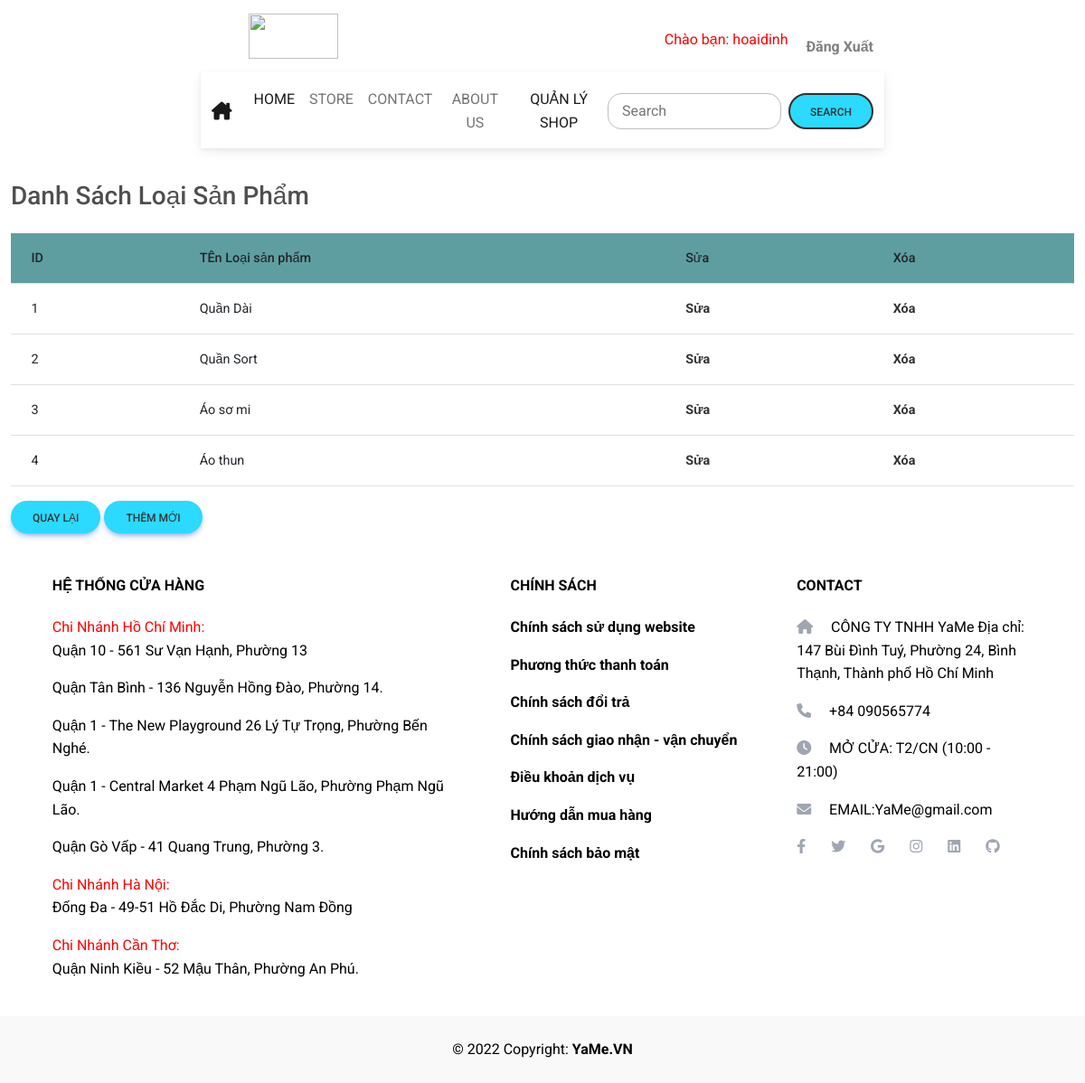
Page /DA_Nhom6_Web/admin/listcategories.php (signed in) on the committed database.
### tables this page shows
CREATE TABLE `loaisp` (
  `MaLoaiSP` int(10) UNSIGNED NOT NULL,
  `TenLoaiSP` varchar(30) NOT NULL
);

### DA_Nhom6_Web/class/Product.php (called while the page is built, shortened)
<?php
class Product
{
    public static function getPage2($pdo, $limit, $offset)
    {
        $sql = "SELECT * FROM loaisp  LIMIT :limit OFFSET :offset";
        $stmt = $pdo->prepare($sql);
        $stmt->bindValue(':limit', $limit, PDO::PARAM_INT);
        $stmt->bindValue(':offset', $offset, PDO::PARAM_INT);
        if ($stmt->execute()) {
            $product= $stmt->fetchAll(PDO::FETCH_ASSOC);
            $data = $product;
            return $data;
        }
    }
}

### DA_Nhom6_Web/admin/listcategories.php (the view, shortened to what this page needs)
<?php
require '../class/Product.php';
$db = new Database();
$pdo = $db->getConnect();
$perPage = 5;
$page = isset($_GET['page']) ? (int)$_GET['page'] : 1;
$offset = ($page - 1) * $perPage;
$limit = $perPage;
$data = Product::getPage2($pdo, $limit, $offset);
?>
<?php include 'header.php' ;?>
<div class="container-fluid" style="margin-top: 25vh;">
    <h1 class="h3 mb-4 text-gray-800">Danh Sách Loại Sản Phẩm</h1>
    <div class="card-body">
        <table class="table">
            <thead class="thead-dark" style="background-color:cadetblue">
                <tr>
                    <th>ID</th>
                    <th>TÊn Loại sản phẩm</th>
                    <th>Sửa</th>
                    <th>Xóa</th>
                </tr>
            </thead>
            <tbody>
                <?php foreach ($data as  $product) : ?>
                    <tr>
                        <td><?php echo $product['MaLoaiSP']; ?></td>
                        <td><?php echo  $product['TenLoaiSP']; ?></td>
                        <td>
                            <a href="edit_product.php?id=<?php echo $product['MaLoaiSP']; ?>">Sửa</a>
                        </td>
                        <td>
                            <a href="delete_product.php?id=<?php echo $product['MaLoaiSP']?>">Xóa</a>
                        </td>
                    </tr>
                <?php endforeach; ?>
            </tbody>
        </table>
        <a class="btn btn-primary" href="quanlyshop.php">Quay Lại</a>
        <a class="btn btn-primary" href="add_product.php">Thêm Mới</a>
    </div>
</div>
<?php include 'footer.php';?>

### DA_Nhom6_Web/layout.css (style rules this page uses)
.btn { border-radius: 20px; background-color: #2cd9ff; color: #333; }
a { color: #333; font-weight: bold; text-decoration: none; }

### rows in the picture
loaisp: MaLoaiSP "1", TenLoaiSP "Quần Dài"
loaisp: MaLoaiSP "2", TenLoaiSP "Quần Sort"
loaisp: MaLoaiSP "3", TenLoaiSP "Áo sơ mi"
loaisp: MaLoaiSP "4", TenLoaiSP "Áo thun"

### other values in the picture
$_SESSION['name'] "hoaidinh"
